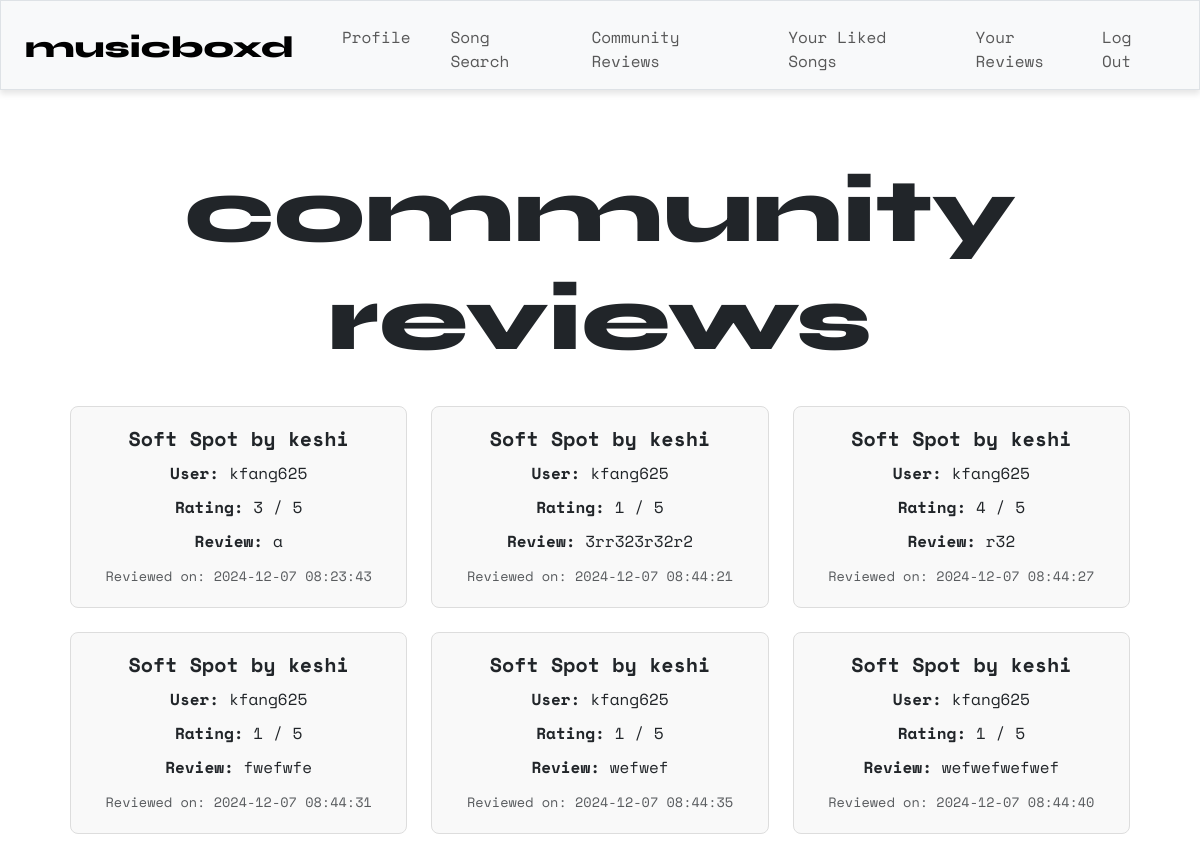
/recent (signed in), run on the app's committed database.
### tables this page shows
CREATE TABLE reviews ( id INTEGER PRIMARY KEY, review TEXT NOT NULL, rating INTEGER NOT NULL, user_id INTEGER NOT NULL, song_id TEXT NOT NULL, timestamp DATETIME DEFAULT CURRENT_TIMESTAMP, FOREIGN KEY (user_id) REFERENCES users (id), FOREIGN KEY (song_id) REFERENCES songs (id) );

CREATE TABLE songs ( id TEXT PRIMARY KEY, title TEXT NOT NULL, artist TEXT NOT NULL);

CREATE TABLE users ( id INTEGER PRIMARY KEY, username TEXT NOT NULL UNIQUE, hash TEXT NOT NULL );

### app.py (the view)
@app.route("/recent")
@login_required
def recent():
    reviews = db.execute("""
        SELECT users.username, reviews.rating, reviews.timestamp, reviews.review,
               songs.title AS song_title, songs.artist AS song_artist
        FROM reviews
        JOIN users ON reviews.user_id = users.id
        JOIN songs ON reviews.song_id = songs.id
        JOIN likes ON songs.id = likes.song_id
        ORDER BY likes.timestamp DESC
    """)
    return render_template("recent.html", reviews=reviews)

### helpers.py (called while the page is built)
def login_required(f):
    @wraps(f)
    def decorated_function(*args, **kwargs):
        if session.get("user_id") is None:
            return redirect("/login")
        return f(*args, **kwargs)
    return decorated_function

### templates/recent.html (shortened to what this page needs)
{% extends "layout.html" %}
{% block main %}
    <div class="container">
        <h1 class="syne">community<br>reviews</h1>
        <br>
        {% if reviews %}
            <div class="row row-cols-1 row-cols-md-3 g-4">
                {% for review in reviews %}
                    <div class="col">
                        <div class="card">
                            <div class="card-body">
                                <h5 class="card-title">{{ review.song_title }} by {{ review.song_artist }}</h5>
                                <p class="card-text"><strong>User:</strong> {{ review.username }}</p>
                                <p class="card-text"><strong>Rating:</strong> {{ review.rating }} / 5</p>
                                <p class="card-text"><strong>Review:</strong> {{ review.review }}</p>
                                <p class="card-text"><small class="text-muted">Reviewed on: {{ review.timestamp }}</small></p>
                            </div>
                        </div>
                    </div>
                {% endfor %}
            </div>
        {% else %}
            <p class="text-muted">No reviews yet.</p>
        {% endif %}
    </div>
{% endblock %}

### templates/layout.html (shortened to what this page needs)
<!DOCTYPE html>
<html lang="en">
    <head>
        <link href="https://cdn.jsdelivr.net/npm/bootstrap@5.3.3/dist/css/bootstrap.min.css" rel="stylesheet">
        <link href="https://cdnjs.cloudflare.com/ajax/libs/font-awesome/6.0.0-beta3/css/all.min.css" rel="stylesheet">
        <link href="/static/styles.css" rel="stylesheet">
    </head>
    <body>
        {% if session["user_id"] %}
            <nav class="bg-light border navbar navbar-expand-md navbar-light">
                <div class="container-fluid px-4">
                    <a class="navbar-brand" href="/"><span class="syne" style="font-size:30px">musicboxd</span></a>
                    <div class="collapse navbar-collapse" id="navbar">
                        <ul class="navbar-nav me-auto mt-2">
                            <li class="nav-item ms-4"><a class="nav-link" href="/profile">Profile</a></li>
                            <li class="nav-item ms-4"><a class="nav-link" href="/search">Song Search</a></li>
                            <li class="nav-item ms-4"><a class="nav-link" href="/recent">Community Reviews</a></li>
                            <li class="nav-item ms-4"><a class="nav-link" href="/all_liked">Your Liked Songs</a></li>
                            <li class="nav-item ms-4"><a class="nav-link" href="/all_reviews">Your Reviews</a></li>
                        </ul>
                        <ul class="navbar-nav ms-auto mt-2">
                            <li class="nav-item"><a class="nav-link" href="/logout">Log Out</a></li>
                        </ul>
                    </div>
                </div>
            </nav>
        {% endif %}
        <main class="container py-5 text-center">
            {% block main %}{% endblock %}
        </main>
    </body>
</html>

### static/styles.css (style rules this page uses)
h1 { font-size: 90px; }
p { font-size: 20px; }
ul { list-style-type: none; }
nav { position: sticky; top: 0; left: 0; right: 0; z-index: 1000; background-color: #fff; box-shadow: 0 4px 6px rgba(0, 0, 0, 0.1); padding: 20px; }
nav .navbar-brand { font-size: xx-large; font-family: "Space Mono"; }
.card { border: 1px solid #ddd; border-radius: 8px; background-color: #f9f9f9; transition: box-shadow 0.3s ease-in-out; }
.card-body { padding: 20px; }
.card-title { font-size: 1.25rem; font-weight: bold; margin-bottom: 10px; }
.card-text { font-size: 1rem; margin-bottom: 8px; }
.card-text small { font-size: 0.85rem; color: #6c757d; }
.card-body p { margin-bottom: 10px; }
.container { padding: 20px; }
body { background-color: #ffffff; font-family: "Space Mono"; overflow: visible; }
.syne { font-family: "Syne", sans-serif; font-optical-sizing: auto; font-weight: 800; font-style: normal; }

### data on the page
reviews: song_title "Soft Spot", song_artist "keshi", username "kfang625", rating "3", review "a", timestamp "2024-12-07 08:23:43"
reviews: song_title "Soft Spot", song_artist "keshi", username "kfang625", rating "1", review "3rr323r32r2", timestamp "2024-12-07 08:44:21"
reviews: song_title "Soft Spot", song_artist "keshi", username "kfang625", rating "4", review "r32", timestamp "2024-12-07 08:44:27"
reviews: song_title "Soft Spot", song_artist "keshi", username "kfang625", rating "1", review "fwefwfe", timestamp "2024-12-07 08:44:31"
reviews: song_title "Soft Spot", song_artist "keshi", username "kfang625", rating "1", review "wefwef", timestamp "2024-12-07 08:44:35"
reviews: song_title "Soft Spot", song_artist "keshi", username "kfang625", rating "1", review "wefwefwefwef", timestamp "2024-12-07 08:44:40"
